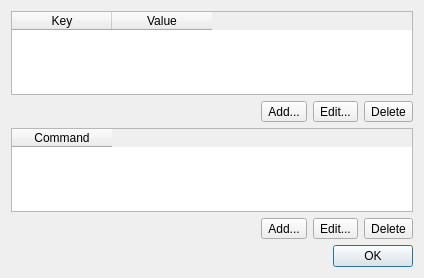
<?xml version="1.0" encoding="UTF-8"?>
<ui version="4.0">
 <class>pqSQRemoteCommandForm</class>
 <widget class="QDialog" name="pqSQRemoteCommandForm">
  <property name="geometry">
   <rect>
    <x>0</x>
    <y>0</y>
    <width>424</width>
    <height>278</height>
   </rect>
  </property>
  <property name="windowTitle">
   <string>Dialog</string>
  </property>
  <layout class="QVBoxLayout" name="verticalLayout_4">
   <item>
    <layout class="QVBoxLayout" name="verticalLayout_3">
     <item>
      <widget class="QTableWidget" name="keyValueTable">
       <column>
        <property name="text">
         <string>Key</string>
        </property>
        <property name="toolTip">
         <string extracomment="This key will be replaced with its corresponding value if used in a command. "/>
        </property>
       </column>
       <column>
        <property name="text">
         <string>Value</string>
        </property>
        <property name="toolTip">
         <string extracomment="The corresponding key will be replaced with this value in the command."/>
        </property>
       </column>
      </widget>
     </item>
     <item>
      <layout class="QHBoxLayout" name="horizontalLayout_2">
       <item>
        <spacer name="horizontalSpacer">
         <property name="orientation">
          <enum>Qt::Horizontal</enum>
         </property>
         <property name="sizeHint" stdset="0">
          <size>
           <width>40</width>
           <height>20</height>
          </size>
         </property>
        </spacer>
       </item>
       <item>
        <layout class="QHBoxLayout" name="horizontalLayout">
         <item>
          <widget class="QToolButton" name="keyValueAdd">
           <property name="text">
            <string>Add...</string>
           </property>
          </widget>
         </item>
         <item>
          <widget class="QToolButton" name="keyValueEdit">
           <property name="text">
            <string>Edit...</string>
           </property>
          </widget>
         </item>
         <item>
          <widget class="QToolButton" name="keyValueDelete">
           <property name="text">
            <string>Delete</string>
           </property>
          </widget>
         </item>
        </layout>
       </item>
      </layout>
     </item>
    </layout>
   </item>
   <item>
    <layout class="QVBoxLayout" name="verticalLayout_2">
     <item>
      <widget class="QTableWidget" name="commandTable">
       <column>
        <property name="text">
         <string>Command</string>
        </property>
       </column>
      </widget>
     </item>
     <item>
      <layout class="QHBoxLayout" name="horizontalLayout_3">
       <item>
        <spacer name="horizontalSpacer_2">
         <property name="orientation">
          <enum>Qt::Horizontal</enum>
         </property>
         <property name="sizeHint" stdset="0">
          <size>
           <width>40</width>
           <height>20</height>
          </size>
         </property>
        </spacer>
       </item>
       <item>
        <layout class="QHBoxLayout" name="horizontalLayout_4">
         <item>
          <widget class="QToolButton" name="commandAdd">
           <property name="text">
            <string>Add...</string>
           </property>
          </widget>
         </item>
         <item>
          <widget class="QToolButton" name="commandEdit">
           <property name="text">
            <string>Edit...</string>
           </property>
          </widget>
         </item>
         <item>
          <widget class="QToolButton" name="commandDelete">
           <property name="text">
            <string>Delete</string>
           </property>
          </widget>
         </item>
        </layout>
       </item>
      </layout>
     </item>
    </layout>
   </item>
   <item>
    <layout class="QVBoxLayout" name="verticalLayout">
     <item>
      <spacer name="verticalSpacer">
       <property name="orientation">
        <enum>Qt::Vertical</enum>
       </property>
       <property name="sizeHint" stdset="0">
        <size>
         <width>20</width>
         <height>40</height>
        </size>
       </property>
      </spacer>
     </item>
     <item>
      <layout class="QHBoxLayout" name="horizontalLayout_5">
       <item>
        <spacer name="horizontalSpacer_3">
         <property name="orientation">
          <enum>Qt::Horizontal</enum>
         </property>
         <property name="sizeHint" stdset="0">
          <size>
           <width>40</width>
           <height>20</height>
          </size>
         </property>
        </spacer>
       </item>
       <item>
        <widget class="QPushButton" name="accept">
         <property name="text">
          <string>OK</string>
         </property>
        </widget>
       </item>
      </layout>
     </item>
    </layout>
   </item>
  </layout>
 </widget>
 <resources/>
 <connections>
  <connection>
   <sender>accept</sender>
   <signal>released()</signal>
   <receiver>pqSQRemoteCommandForm</receiver>
   <slot>accept()</slot>
   <hints>
    <hint type="sourcelabel">
     <x>227</x>
     <y>331</y>
    </hint>
    <hint type="destinationlabel">
     <x>199</x>
     <y>299</y>
    </hint>
   </hints>
  </connection>
 </connections>
</ui>
